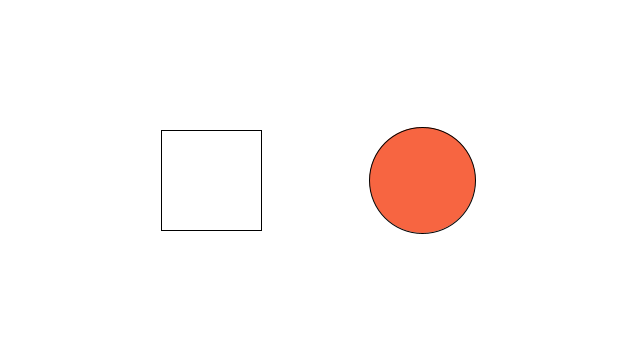
Frame 1 (no input)
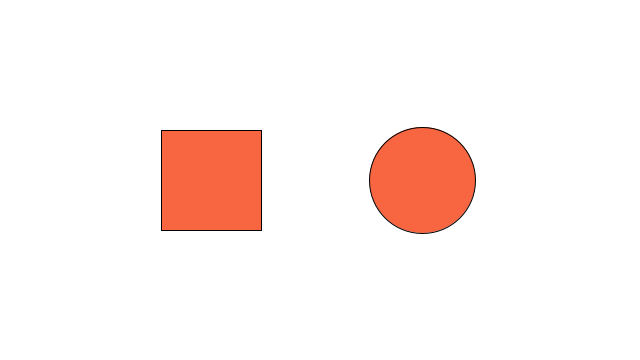
Frame 60 (the mouse pressed at the canvas centre just before this capture)
Frame 120 (the mouse held since frame 60 and released just before this capture): identical to frame 60, image omitted

The Processing sketch that drew these frames (run headless with seeded random() and noise(); from frame 60 on, the mouse is pressed at the canvas centre):

// Processing sketch: processing_50003
// ── processing_50003.pde

float rx, ry;     //rectangle x- and y-coordinates
float rd = 100;   //rectangle width
 
float ex, ey;     //ellipse x- and y-coordinate
float ed = 106;   //ellipse diameter
 
float radius = ed/2;

float easing = .55;
 

void setup(){
  size(640, 360); 
  smooth(); 
  
  //Set the x- and y-coordinates for rectangle
  rx = width * 0.33 - rd/2;  
  ry = height * 0.5 - rd/2; 
  
  // Set the x- and y-coordinates for the ellipse
  ex = width * 0.66;
  ey = height * 0.5;
}
void draw(){
  background(#ffffff); 
  
  if((mouseX >= rx) && (mouseX <= rx + 100) &&
     (mouseY >= ry) && (mouseY <= ry + 100)){
    fill(#C9C299);
    rect(0, 0, 320, 360);
  } else {
       rect(rx, ry, rd, rd);
  }
  
  float d = dist(mouseX, mouseY, ex, ey);
  if( d < radius) {
     float targetX = mouseX;
     ex += (targetX-ex) * easing;
     float targetY = mouseY;
     ey += (targetY-ey) * easing;
    ellipse(ex, ey, ed, ed);
  } else {
    fill(#F76541);
    ellipse(ex, ey, ed, ed);
  }
  
  //resets ellipse
  if (mousePressed) {
    ex = width * 0.66;
    ey = height * 0.5;
  } 
}
